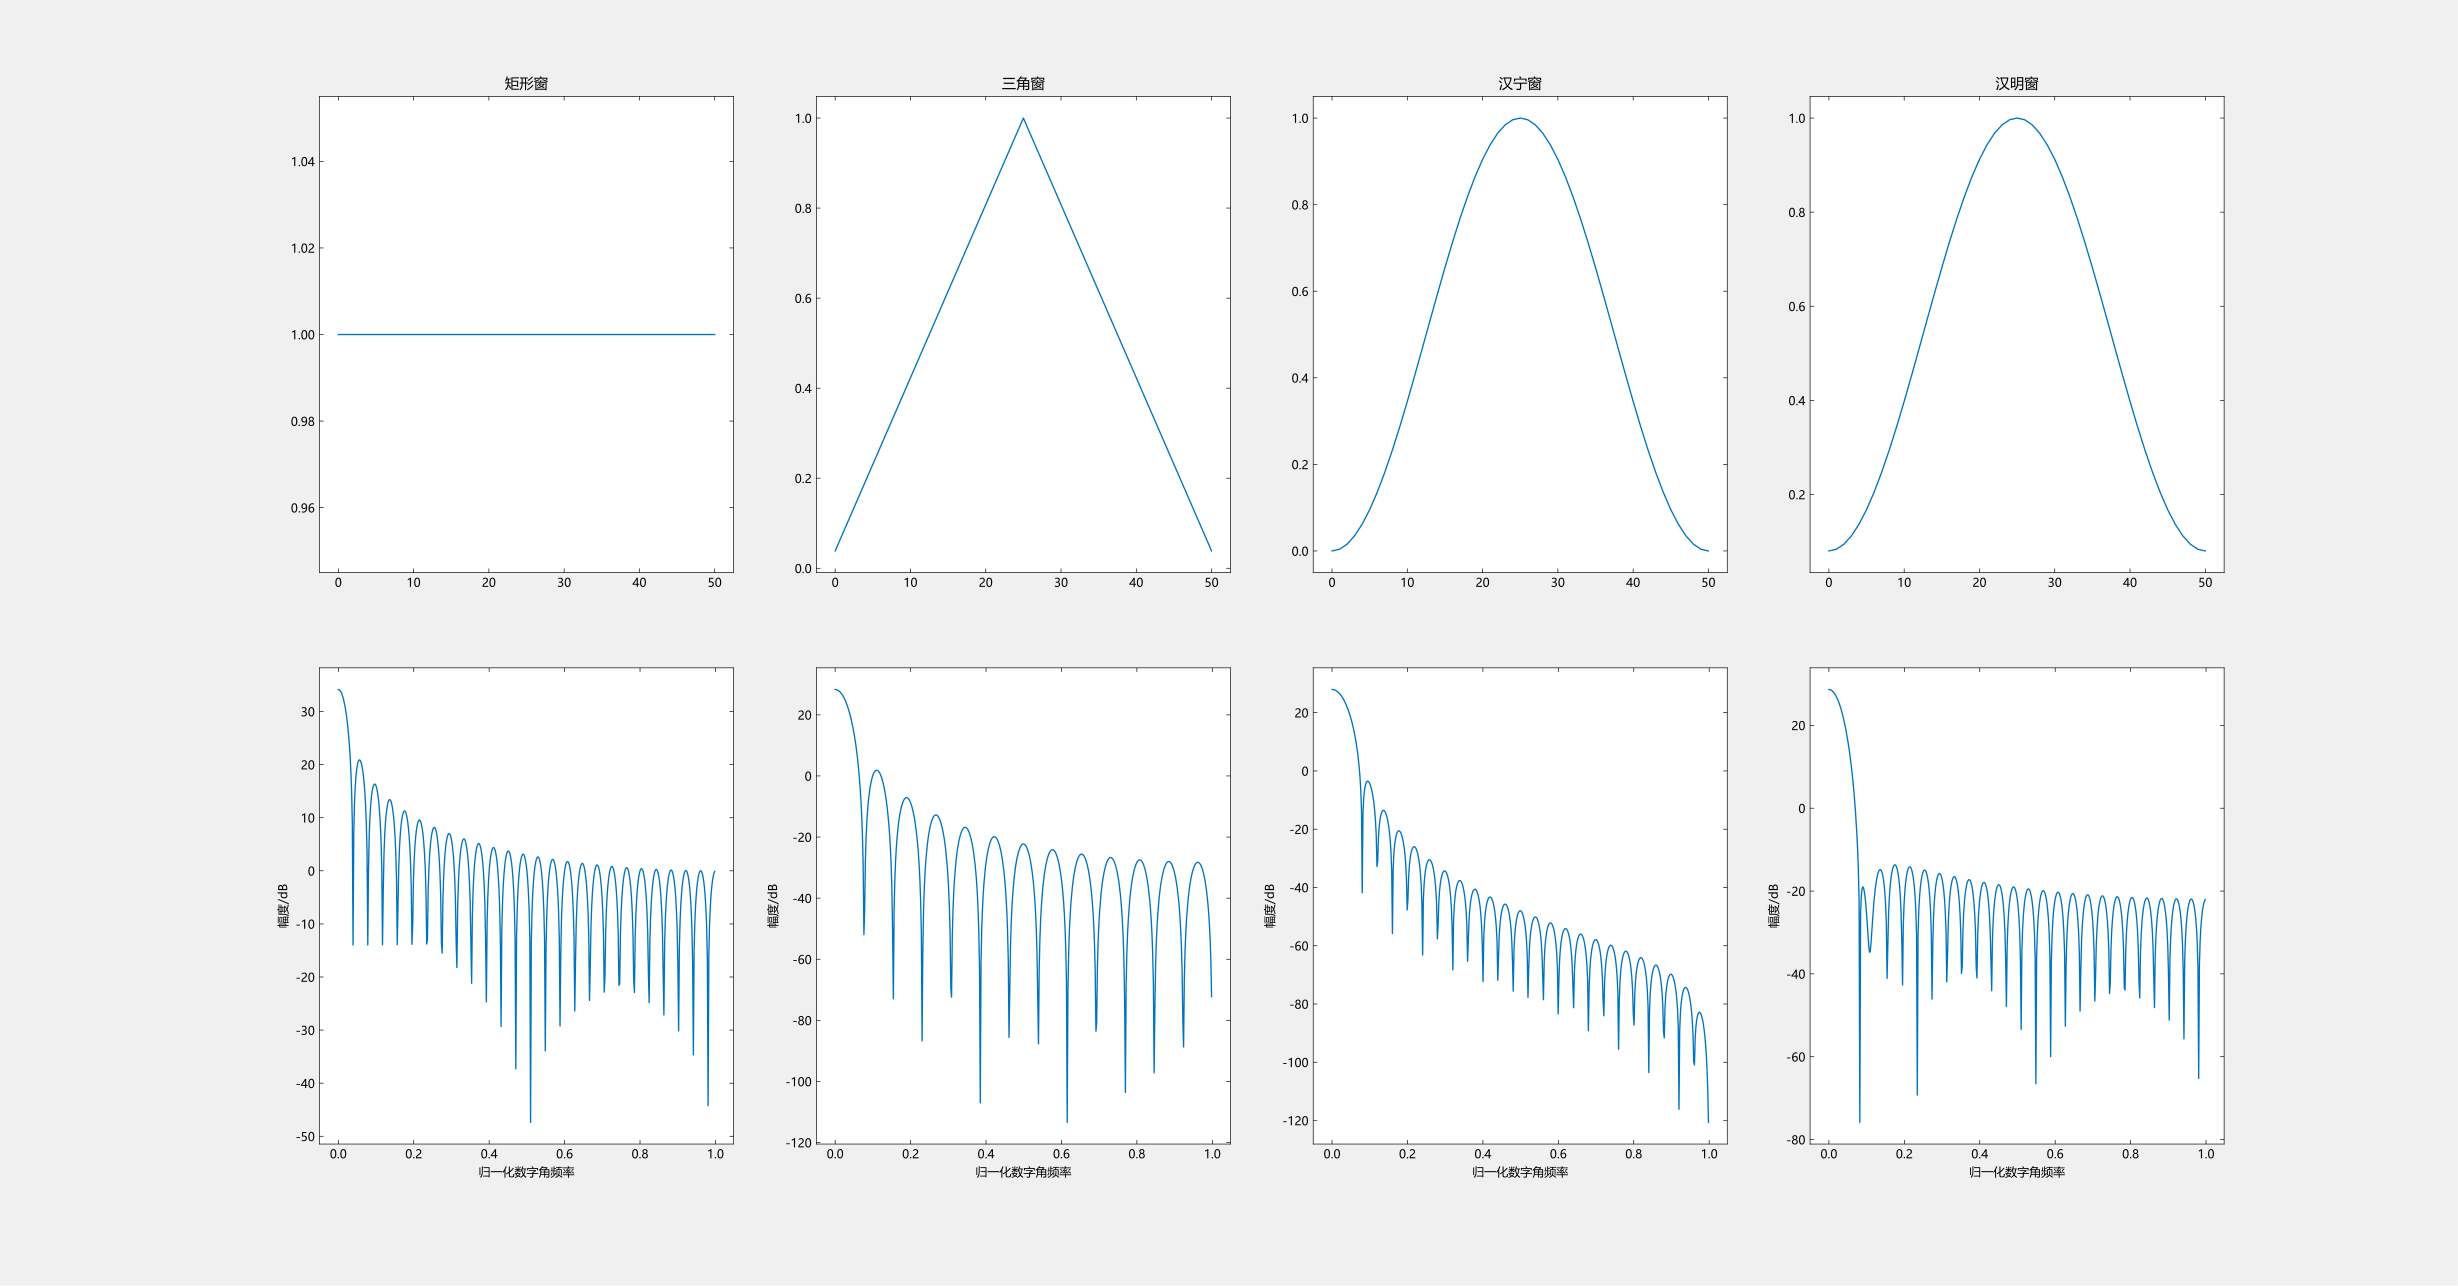

Generate this figure with Julia:
using TySignalProcessing
using TyMath
using TyPlot 

# 定义频率响应绘图函数plot_freqz，其中w为窗函数采样点，i为子图数
function plot_freqz(w,i)
    h,a=freqz(w)                    # 得到512个采样点下频率响应向量h和相应的频率向量f
    subplot(2,4,i)                  # 在第i张子图上绘制
    plot(a/pi,20*log10.(abs.(h)))   # 绘制频率响应曲线
    xlabel("归一化数字角频率")       # 给出x轴标题
    ylabel("幅度/dB")               # 给出y轴标题
end

###  矩形窗绘制部分  ###
subplot(2,4,1)                      # 在第1张子图上绘制
w = rectwin(51)                     # 给出51点的矩形窗函数波形
plot(w);title("矩形窗")             # 绘制时域波形并给出标题
plot_freqz(w,5)                     # 绘制频谱

###  三角窗绘制部分  ###
subplot(2,4,2)                      # 在第2张子图上绘制
w = triang(51)                     # 给出51点的三角窗函数波形
plot(w);title("三角窗")             # 绘制时域波形并给出标题
plot_freqz(w,6)                     # 绘制频谱

###  汉宁窗绘制部分  ###
subplot(2,4,3)                      # 在第3张子图上绘制
w = hann(51)                        # 给出51点的汉宁窗函数波形
plot(w);title("汉宁窗")             # 绘制时域波形并给出标题
plot_freqz(w,7)                     # 绘制频谱

###  汉明窗绘制部分  ###
subplot(2,4,4)                      # 在第4张子图上绘制
w = hamming(51)                     # 给出51点的汉明窗函数波形
plot(w);title("汉明窗")             # 绘制时域波形并给出标题
plot_freqz(w,8)                     # 绘制频谱
